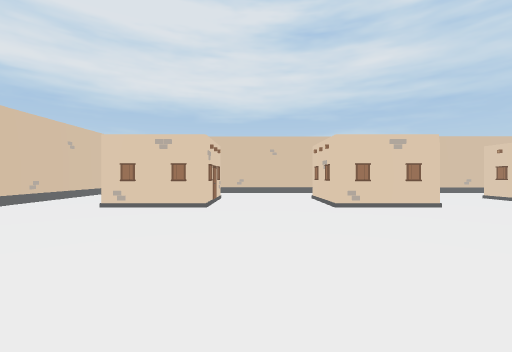
[1] (above)

24 first-person views from a walk through a scene from a Unity 3-D project. The camera is 1.5 m above the floor, looks level and sees 90° across. The floor is counted in squares, 2 m on a side. Each view is taken from the middle of a square. On the plan, view 1 faces up. The plan holds only what a view shows up to about 9 squares ahead; the rest is blank. The place goes on beyond the plan. The player is left out.

[2]
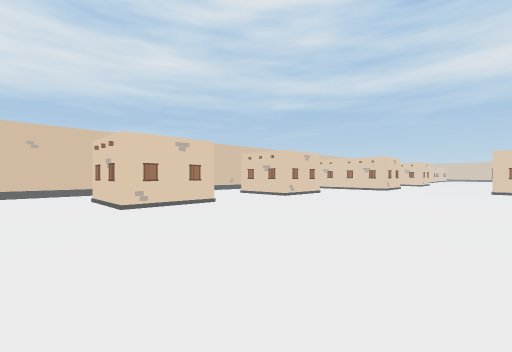

[3]
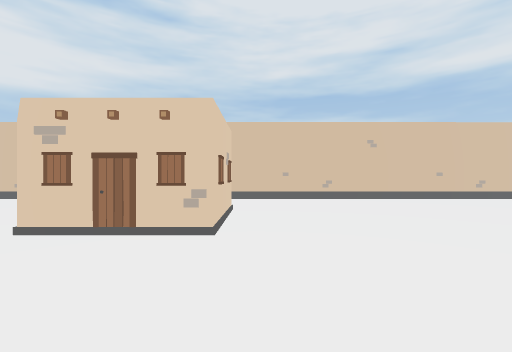

[4]
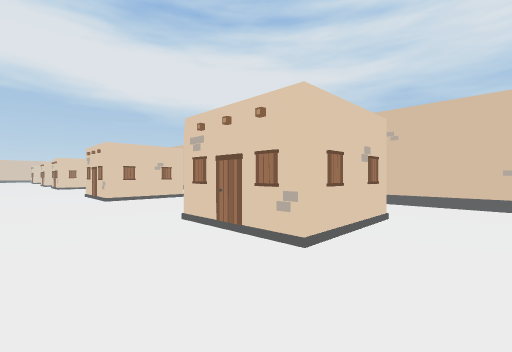

[5]
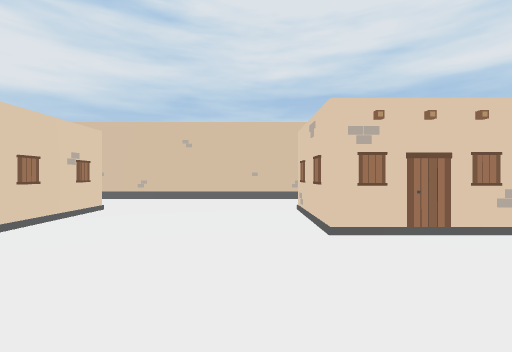

[6]
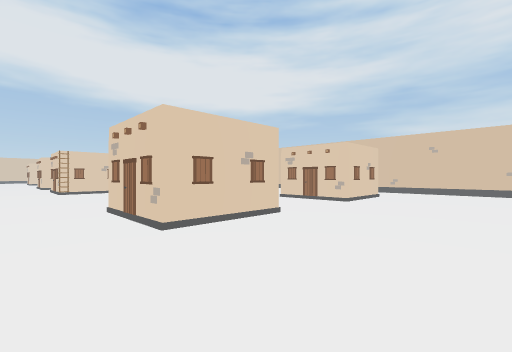

[7]
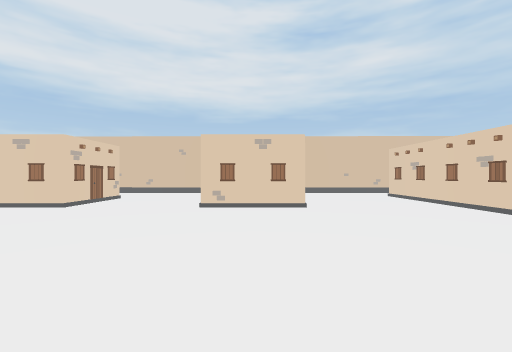

[8]
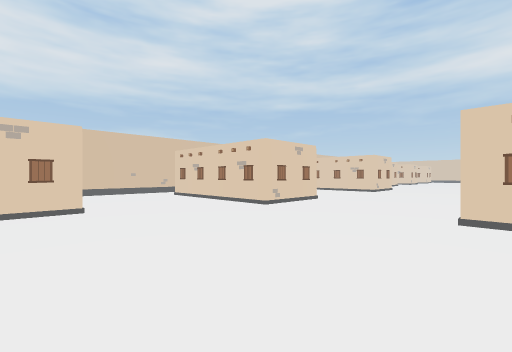

[9]
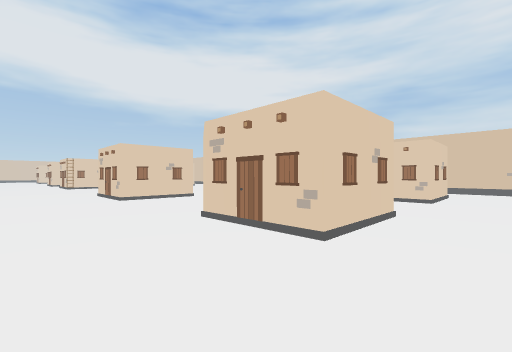

[10]
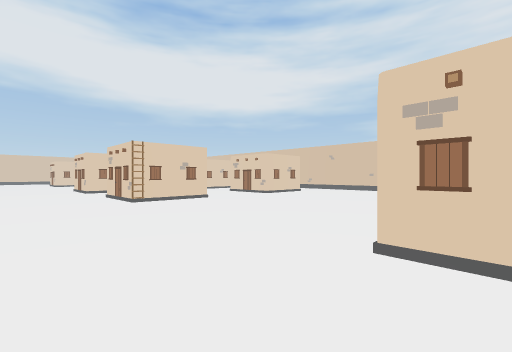

[11]
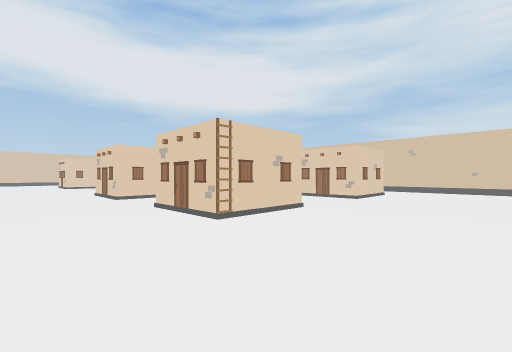

[12]
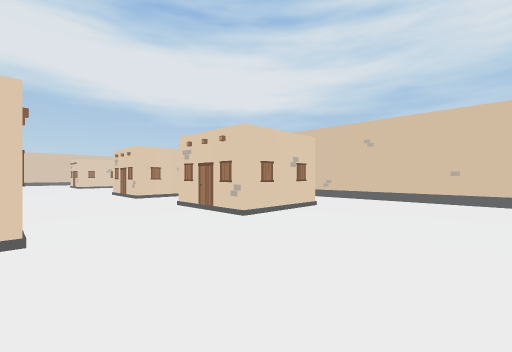

[13]
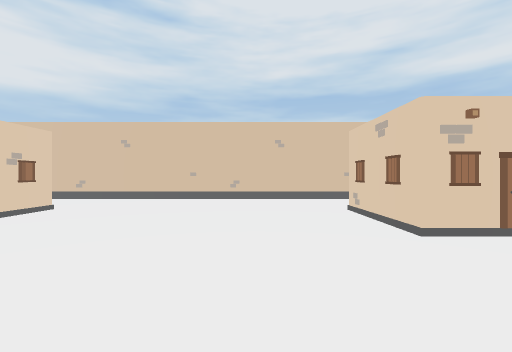

[14]
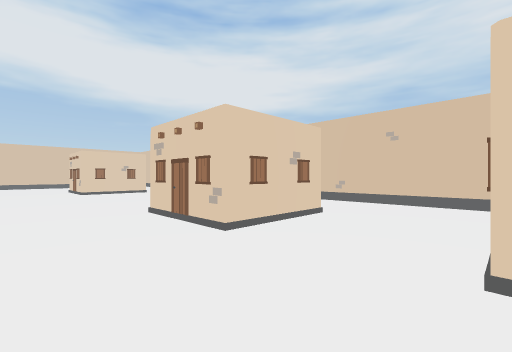

[15]
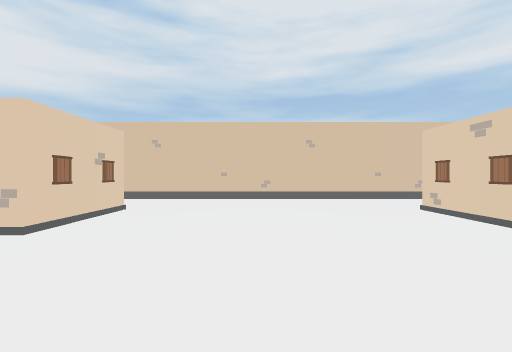

[16]
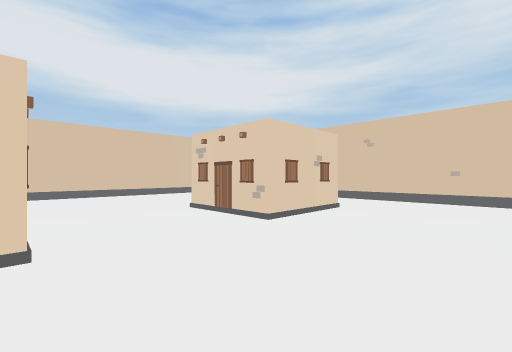

[17]
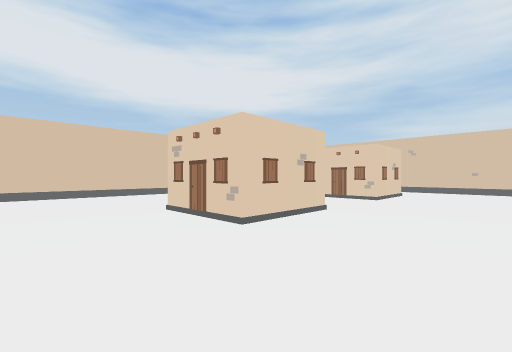

[18]
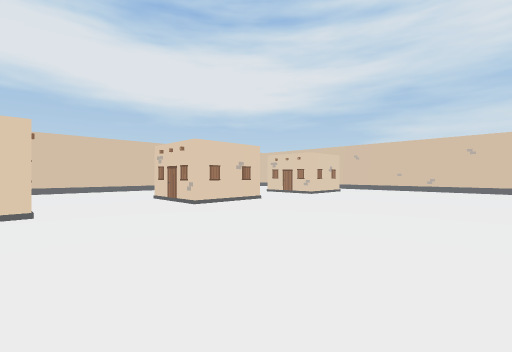

[19]
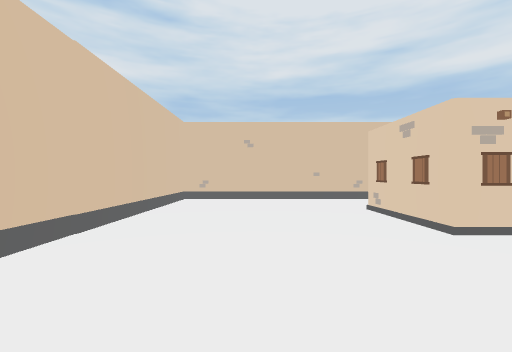

[20]
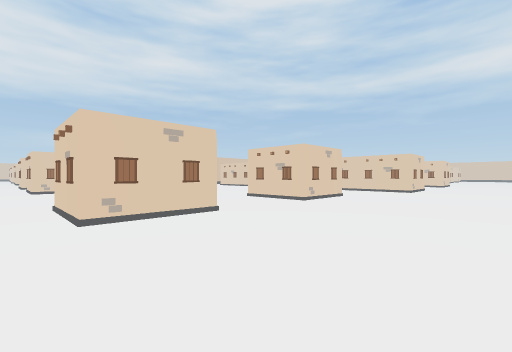

[21]
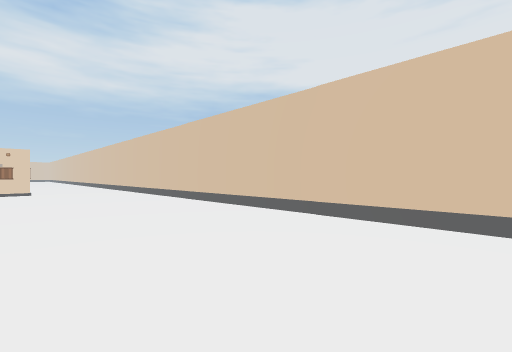

[22]
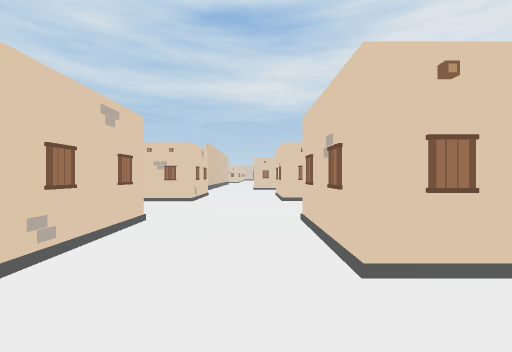

[23]
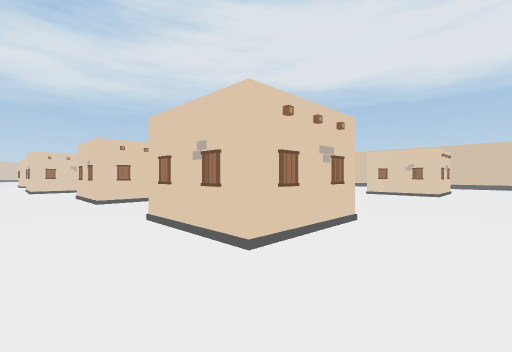

[24]
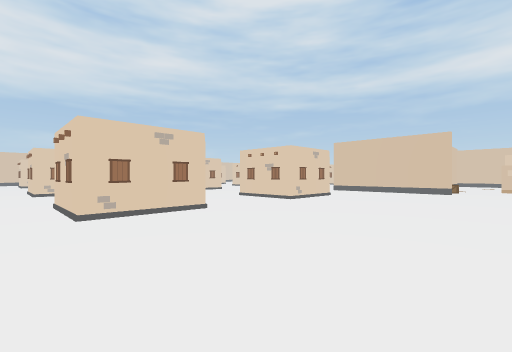

### Floor plan
Key: @ floor where view 1 was taken; # wall or solid block; . floor; B building; O other object.
Columns run from 7 left of view 1 to 19 right of it. Each row starts with its distance up from view 1.
 10        ...
  9 #.    ....  ...   ...#
  8 #..   B..# B...#  ...#
  7 #O..  ...###...   ...#
  6 #...##...###...B##...#
  5 #....................###
  4 #........................
  3 #.........................
  2 #O.........................
  1 #..........................
  0 #......@.............# B
 -1 #...##B..##B...
 -2 #   ##... ##...
 -3 #...##...  #...
 -4 #..............
 -5 #..............
 -6 #..............
 -7 #..............
 -8 #O..##B..##B...
 -9 #.  ##...###...##
-10 #...##...###...B#
-11 #................
-12 #.................
-13 #O.................
-14 #...................
-15 #...................
-16 #..............
-17 #...#B...##B...B
-18 #O.   ...###...#
-19 #... #...###...##
-20 #..................
-21 #..................
-22 #...##...##B...###
-23 #O.  #...###...#
-24 #...B#...#   ..B
-25 #...............
-26 #...............
-27 #...............
-28 #O..............
-29 #...............
-30 #...............
-31 #...#B...##B...#
-32 #.. # ...###...##
-33 #O..##...###...B#
-34 #...................
-35 #...................
-36 #..................
-37 #...................
-38 #O..................
-39 ################

Where each view was taken, in squares from view 1:
view 1: 0 up, 0 right, facing up
view 2: 0 up, 0 right, facing up-right
view 3: 0 up, 2 right, facing left
view 4: 1 up, 1 right, facing down-left
view 5: 4 down, 2 right, facing left
view 6: 4 down, 6 right, facing down-left
view 7: 0 up, 9 right, facing up
view 8: 0 up, 9 right, facing up-right
view 9: 1 up, 7 right, facing down-left
view 10: 9 down, 7 right, facing down-left
view 11: 13 down, 7 right, facing down-left
view 12: 13 down, 2 right, facing down-left
view 13: 12 down, 2 right, facing left
view 14: 19 down, 1 right, facing down-left
view 15: 28 down, 2 right, facing left
view 16: 28 down, 2 right, facing down-left
view 17: 28 down, 7 right, facing down-left
view 18: 25 down, 8 right, facing down-left
view 19: 36 down, 2 right, facing left
view 20: 38 down, 1 right, facing up-right
view 21: 34 down, 1 right, facing down-right
view 22: 21 down, 0 right, facing right
view 23: 20 down, 0 right, facing down-right
view 24: 15 down, 1 right, facing up-right
